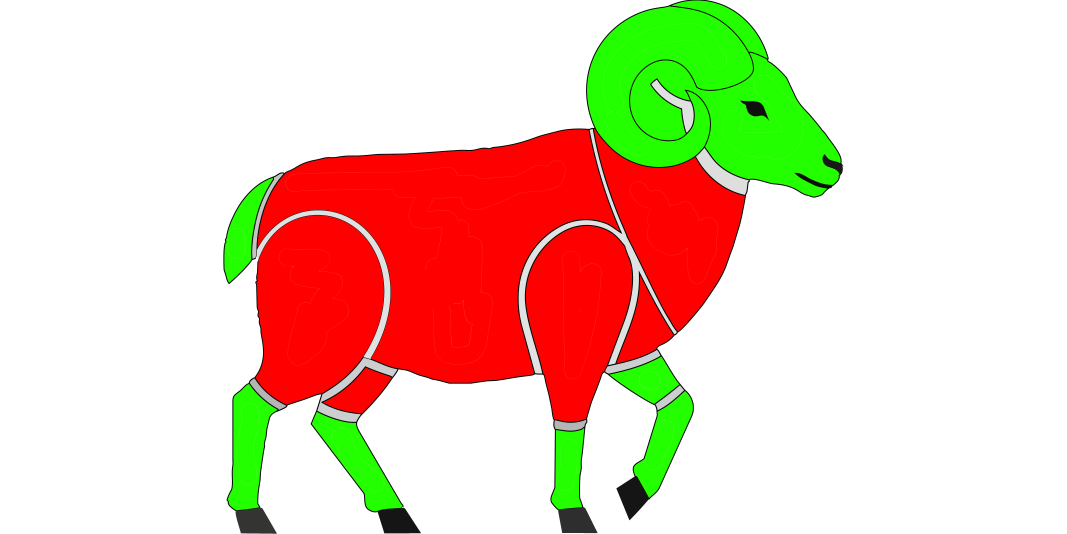
#> input picture data/scans/integ02_ref/rectified_scan.png, 4267 x 2134 px (shown at 1/4 size)
$ python -i scan_rectify.py   (imports and definitions only)
#> lines starting #> are read from the running program, lines starting #| are printed output that depends on the picture
"""
scan_rectify.py — ArUco rectification for coloring sheet scans.

Detects 4 ArUco corner markers, warps the scan to a canonical 1920x1080
output via homography, and rejects bad scans with user-facing prompts.

Marker IDs: 0=TL, 1=TR, 2=BR, 3=BL
Dictionary: DICT_4X4_50
"""

import argparse
import sys
from pathlib import Path

import cv2
import numpy as np

# ArUco dictionary used on printed coloring sheet templates
_ARUCO_DICT = cv2.aruco.getPredefinedDictionary(cv2.aruco.DICT_4X4_50)
_ARUCO_PARAMS = cv2.aruco.DetectorParameters()
_DETECTOR = cv2.aruco.ArucoDetector(_ARUCO_DICT, _ARUCO_PARAMS)

# Rejection thresholds
_MAX_SKEW_RATIO = 0.20   # >20% width or height deviation triggers perspective reject
_MIN_LUMINANCE = 30      # median gray < 30 → too dim
_MAX_LUMINANCE = 230     # median gray > 230 → overexposed


def rectify_scan(
    input_path: Path,
    output_path: Path,
    target_w: int = 1920,
    target_h: int = 1080,
) -> tuple[bool, str | None]:
    """
    Rectify a coloring sheet scan using ArUco corner markers.

    Returns (True, None) on success; saves rectified_scan.png to output_path.
    Returns (False, error_message) on rejection; does NOT write any file.

    Parameters
    ----------
    input_path  : Path to the raw scan image (any format OpenCV reads).
    output_path : Destination path for the rectified PNG.
    target_w    : Output width in pixels (default 1920).
    target_h    : Output height in pixels (default 1080).
    """
#> called with output_path = 'out.png', target_w = 1920, target_h = 1080
    # 1. Load image
    bgr = cv2.imread(str(input_path))
#> bgr is the input picture: shape (2134, 4267, 3); mean B, G, R 186.8, 206.9, 233.1
    if bgr is None:
        return False, "could not read image"

    # 2. Detect ArUco markers using new API (opencv 4.10)
    gray = cv2.cvtColor(bgr, cv2.COLOR_BGR2GRAY)
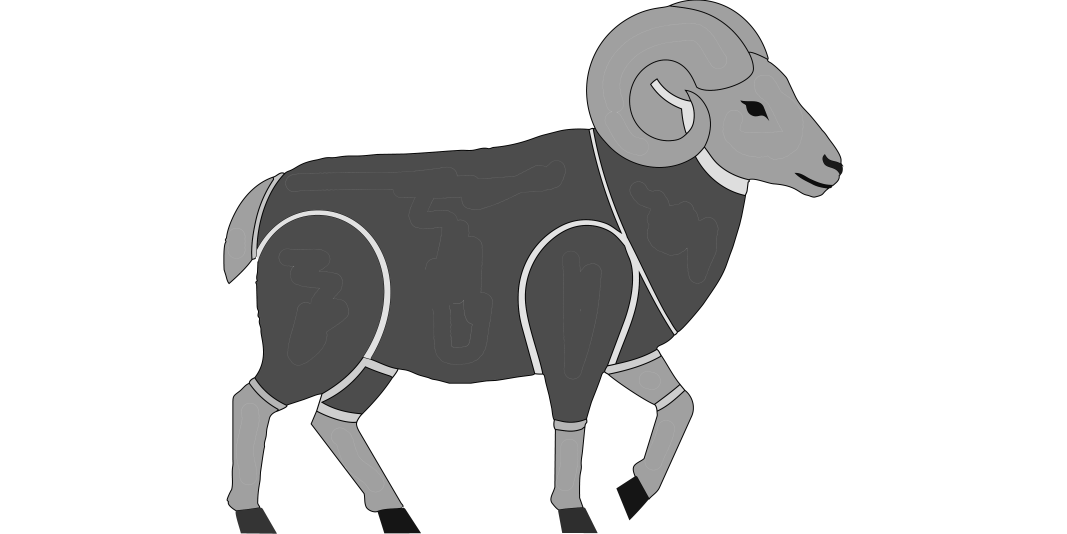
#> gray: shape (2134, 4267) (shown at 1/4 size); min 6, max 255, mean 212.4
    corners, ids, _ = _DETECTOR.detectMarkers(gray)
#> corners = (); ids = None

    # 3. Marker count check
    if ids is None or len(ids) < 4:
        return False, "couldn't read corners, try again"

    # 4. Build id_map: marker_id → center (x, y)
    id_map: dict[int, np.ndarray] = {
        int(mid): corner_arr[0].mean(axis=0)
        for corner_arr, mid in zip(corners, ids.flatten())
    }
    if not all(k in id_map for k in (0, 1, 2, 3)):
        return False, "couldn't read corners, try again"

    # 5. Skew check — before homography
    top_w = np.linalg.norm(id_map[1] - id_map[0])    # TR - TL
    bottom_w = np.linalg.norm(id_map[2] - id_map[3])  # BR - BL
    left_h = np.linalg.norm(id_map[3] - id_map[0])    # BL - TL
    right_h = np.linalg.norm(id_map[2] - id_map[1])   # BR - TR

    w_dev = abs(top_w - bottom_w) / max(top_w, bottom_w)
    h_dev = abs(left_h - right_h) / max(left_h, right_h)

    if max(w_dev, h_dev) > _MAX_SKEW_RATIO:
        return False, "perspective too extreme, please rescan"

    # 6. Compute homography and warp (TL, TR, BR, BL order)
    src_pts = np.float32([id_map[0], id_map[1], id_map[2], id_map[3]])
    dst_pts = np.float32([
        [0, 0],
        [target_w - 1, 0],
        [target_w - 1, target_h - 1],
        [0, target_h - 1],
    ])
    H, _ = cv2.findHomography(src_pts, dst_pts, cv2.RANSAC)
    if H is None:
        return False, "couldn't compute homography, try again"

    warped = cv2.warpPerspective(bgr, H, (target_w, target_h), borderValue=255)

    # 7. Histogram / lighting check — after warp
    gray_warped = cv2.cvtColor(warped, cv2.COLOR_BGR2GRAY)
    median_lum = float(np.median(gray_warped))

    if median_lum < _MIN_LUMINANCE:
        return False, "too dim, try again"
    if median_lum > _MAX_LUMINANCE:
        return False, "too overexposed, try again"

    # 8. Save and return success
    cv2.imwrite(str(output_path), warped)
    return True, None


def main() -> None:
    parser = argparse.ArgumentParser(
        description="Rectify a coloring sheet scan using ArUco corner markers."
    )
    parser.add_argument("--input", required=True, help="Path to the raw scan image")
    parser.add_argument(
        "--output",
        default="rectified_scan.png",
        help="Output path for the rectified PNG (default: rectified_scan.png)",
    )
    parser.add_argument("--width", type=int, default=1920, help="Target width (default: 1920)")
    parser.add_argument("--height", type=int, default=1080, help="Target height (default: 1080)")
    args = parser.parse_args()

    ok, err = rectify_scan(
        input_path=Path(args.input),
        output_path=Path(args.output),
        target_w=args.width,
        target_h=args.height,
    )

    if not ok:
        print(f"ERROR: {err}", file=sys.stderr)
        sys.exit(1)

    print(f"Saved rectified scan to {args.output}")


# [2 lines not run here, left out]

>>> result = rectify_scan('../../data/scans/integ02_ref/rectified_scan.png', 'out.png')
